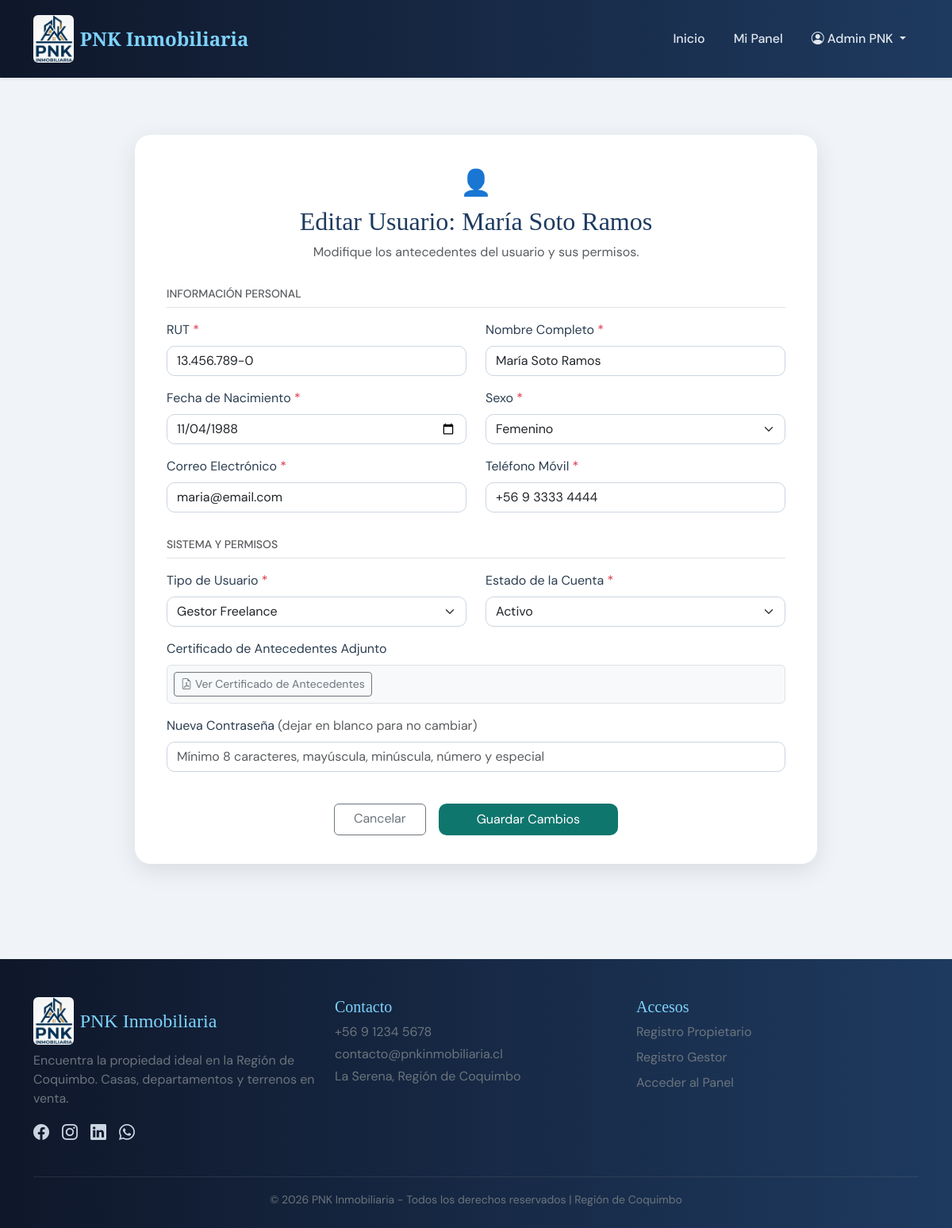
The app's page /editar_usuario.php?id=3 (signed in) with its own data.
### tables this page shows
CREATE TABLE IF NOT EXISTS usuarios (
    id INT AUTO_INCREMENT PRIMARY KEY,
    rut VARCHAR(15) NOT NULL UNIQUE,
    nombre VARCHAR(100) NOT NULL,
    fecha_nacimiento DATE NOT NULL,
    correo VARCHAR(100) NOT NULL UNIQUE,
    password VARCHAR(255) NOT NULL,
    sexo VARCHAR(30) NOT NULL,
    telefono VARCHAR(20) NOT NULL,
    tipo ENUM('Administrador', 'Propietario', 'Gestor Freelance') NOT NULL,
    estado ENUM('Pendiente', 'Activo', 'Rechazado') NOT NULL DEFAULT 'Pendiente',
    nro_registro_bbr VARCHAR(50) NULL,  
    certificado_antecedentes VARCHAR(255) NULL,  
    motivo_rechazo TEXT NULL,
    fecha_registro TIMESTAMP DEFAULT CURRENT_TIMESTAMP
);

### editar_usuario.php (the view, shortened to what this page needs)
<?php
require_once __DIR__ . '/includes/db.php';
$id = isset($_GET['id']) ? (int)$_GET['id'] : 0;
$stmt = $pdo->prepare("SELECT * FROM usuarios WHERE id = :id");
$stmt->execute(['id' => $id]);
$user = $stmt->fetch();
require_once __DIR__ . '/includes/header.php';
?>
<div id="editar-usuario" class="py-5">
    <div class="container my-4">
        <div class="form-card">
            <div class="section-title">
                <span>&#128100;</span>
                <h2>Editar Usuario: <?php echo htmlspecialchars($user['nombre']); ?></h2>
                <p class="text-muted">Modifique los antecedentes del usuario y sus permisos.</p>
            </div>
            <form method="POST" action="editar_usuario.php?id=<?php echo $id; ?>">
                <h6 class="text-muted text-uppercase small mb-3 border-bottom pb-2">Información Personal</h6>
                <div class="row">
                    <div class="col-md-6 mb-3">
                        <label class="form-label">RUT <span class="text-danger">*</span></label>
                        <input type="text" name="rut" class="form-control" placeholder="12.345.678-9" required value="<?php echo htmlspecialchars($user['rut']); ?>">
                    </div>
                    <div class="col-md-6 mb-3">
                        <label class="form-label">Nombre Completo <span class="text-danger">*</span></label>
                        <input type="text" name="nombre" class="form-control" required value="<?php echo htmlspecialchars($user['nombre']); ?>">
                    </div>
                    <div class="col-md-6 mb-3">
                        <label class="form-label">Fecha de Nacimiento <span class="text-danger">*</span></label>
                        <input type="date" name="fecha_nacimiento" class="form-control" required value="<?php echo htmlspecialchars($user['fecha_nacimiento']); ?>">
                    </div>
                    <div class="col-md-6 mb-3">
                        <label class="form-label">Sexo <span class="text-danger">*</span></label>
                        <select name="sexo" class="form-select" required>
                            <option value="Femenino" <?php echo ($user['sexo'] === 'Femenino') ? 'selected' : ''; ?>>Femenino</option>
                        </select>
                    </div>
                    <div class="col-md-6 mb-3">
                        <label class="form-label">Correo Electrónico <span class="text-danger">*</span></label>
                        <input type="email" name="correo" class="form-control" required value="<?php echo htmlspecialchars($user['correo']); ?>">
                    </div>
                    <div class="col-md-6 mb-3">
                        <label class="form-label">Teléfono Móvil <span class="text-danger">*</span></label>
                        <input type="tel" name="telefono" class="form-control" required value="<?php echo htmlspecialchars($user['telefono']); ?>">
                    </div>
                </div>
                <h6 class="text-muted text-uppercase small mb-3 mt-3 border-bottom pb-2">Sistema y Permisos</h6>
                <div class="row">
                    <div class="col-md-6 mb-3">
                        <label class="form-label">Tipo de Usuario <span class="text-danger">*</span></label>
                        <select id="tipoUsuario" name="tipo" class="form-select" required>
                            <option value="Gestor Freelance" <?php echo ($user['tipo'] === 'Gestor Freelance') ? 'selected' : ''; ?>>Gestor Freelance</option>
                        </select>
                    </div>
                    <div class="col-md-6 mb-3">
                        <label class="form-label">Estado de la Cuenta <span class="text-danger">*</span></label>
                        <select name="estado" class="form-select" required>
                            <option value="Activo" <?php echo ($user['estado'] === 'Activo') ? 'selected' : ''; ?>>Activo</option>
                        </select>
                    </div>
                    <?php if ($user['tipo'] === 'Gestor Freelance' && !empty($user['certificado_antecedentes'])): ?>
                        <div class="col-12 mb-3">
                            <label class="form-label">Certificado de Antecedentes Adjunto</label>
                            <div class="p-2 border rounded bg-light">
                                <a href="uploads/certificados/<?php echo htmlspecialchars($user['certificado_antecedentes']); ?>" target="_blank" class="btn btn-outline-secondary btn-sm">
                                    <i class="bi bi-file-earmark-pdf me-1"></i>Ver Certificado de Antecedentes
                                </a>
                            </div>
                        </div>
                    <?php endif; ?>
                    <div class="col-md-12 mb-3">
                        <label class="form-label">Nueva Contraseña <span class="text-muted">(dejar en blanco para no cambiar)</span></label>
                        <input type="password" name="password_nueva" class="form-control" placeholder="Mínimo 8 caracteres, mayúscula, minúscula, número y especial">
                    </div>
                </div>
                <div class="text-center mt-4 d-flex gap-3 justify-content-center">
                    <a class="btn btn-outline-secondary px-4" href="dashboard.php">Cancelar</a>
                    <button type="submit" class="btn btn-primary px-5 py-2">Guardar Cambios</button>
                </div>
            </form>
        </div>
    </div>
</div>
<?php
require_once __DIR__ . '/includes/footer.php';
?>

### css/style.css (style rules this page uses)
:root { --navy: #0f172a; --blue: #1e3a5f; --sky: #7dd3fc; --teal: #0f766e; --teal-light: #0d9488; --bg: #f0f4f8; }
* { box-sizing: border-box; }
body { background: var(--bg); font-family: 'DM Sans', sans-serif; color: #2c3e50; margin: 0; }
h1, h2, h3, h4, h5 { font-family: 'Playfair Display', serif; color: var(--blue); }
.form-card { border: none; border-radius: 20px; box-shadow: 0 8px 30px rgba(0, 0, 0, .1); padding: 36px 40px; background: white; max-width: 860px; margin: 0 auto; }
.form-control, .form-select { border-radius: 10px; border: 1.5px solid #cbd5e1; }
.btn-primary { background: var(--teal); border: none; border-radius: 10px; }
.section-title { text-align: center; margin-bottom: 32px; }
.section-title span { display: block; font-size: 2rem; margin-bottom: 6px; }

### records on screen
usuarios: nombre "María Soto Ramos", rut "13.456.789-0", fecha_nacimiento "11/04/1988", sexo "Femenino", correo "maria@email.com", telefono "+56 9 3333 4444", tipo "Gestor Freelance", estado "Activo"

### other values on screen
$_SESSION['usuario_nombre'] "Admin PNK"
